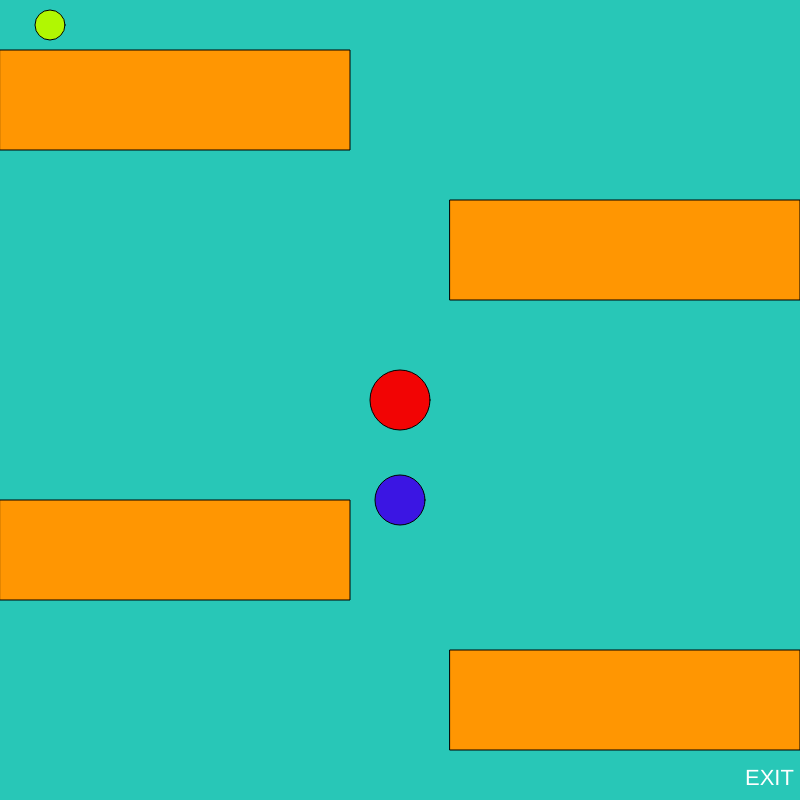
Frame 1 (no input)
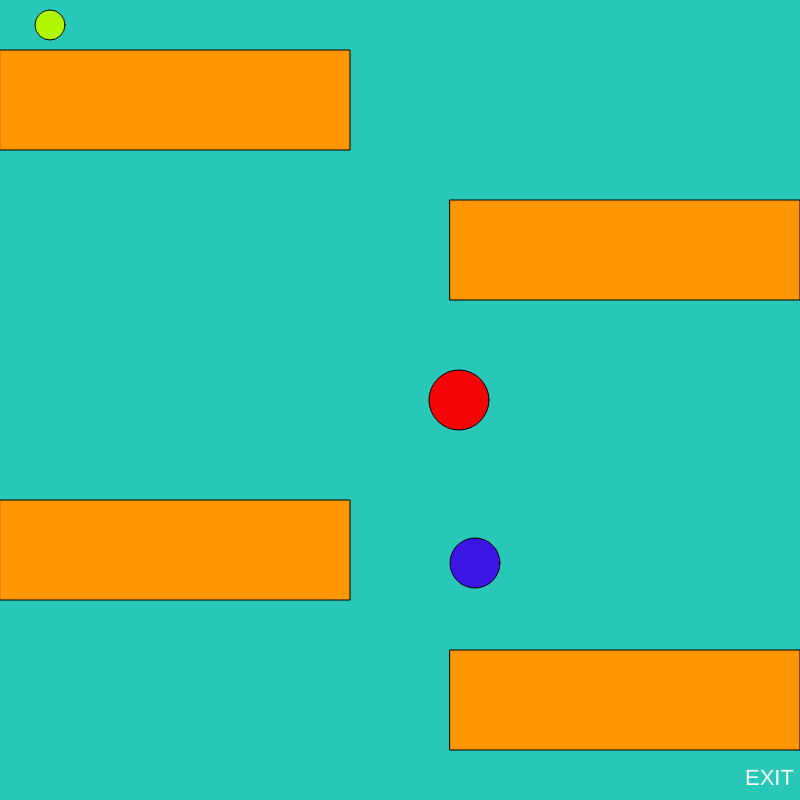
Frame 60 (no input)
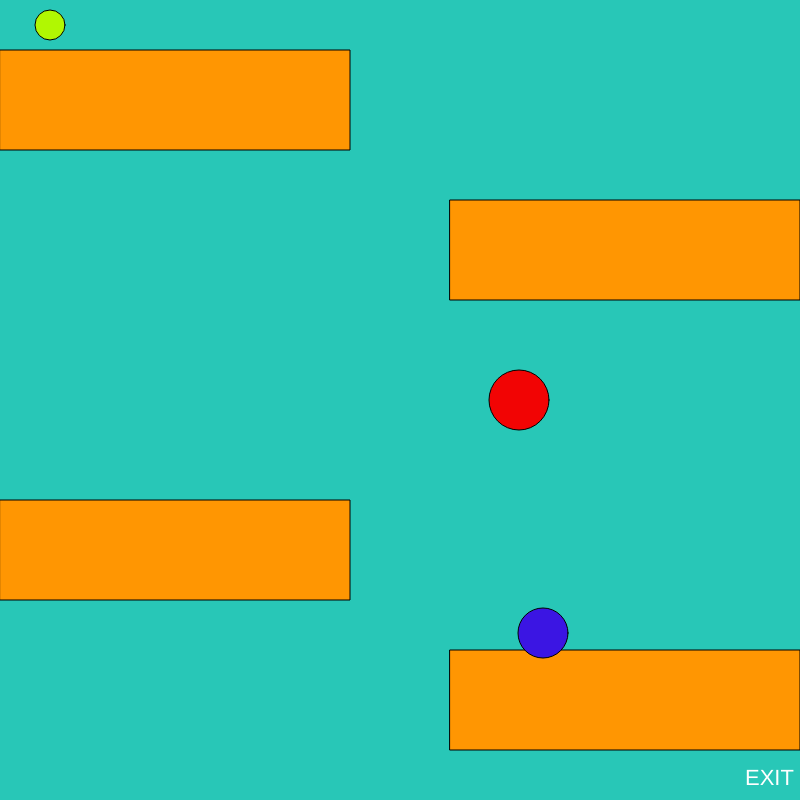
Frame 120 (the mouse pressed at the canvas centre since frame 60)

The p5.js sketch that drew these frames (run headless with seeded random() and noise() and a simulated clock; from frame 60 on, the mouse is pressed at the canvas centre):

// p5.js sketch
// ── sketch.js
//character
var characterX = 50;
var characterY = 25;

//define Arrow key codes
var leftArrow = 37;
var upArrow = 38;
var rightArrow = 39;
var downArrow = 40; 

//obstacle - blue circle
var circleX = 400;
var circleY = 500;
var circleXSpeed;
var circleYSpeed;

//obstacle - red circle
var redCircleX;
var redCircleY = 400;
var redCircleSpeed;

//circle - mouse clicked
var mouseCircleX;
var mouseCircleY;

function setup ()
{
    createCanvas (800, 800);
    //set random speed for circle obstacle
    circleXSpeed = Math.floor(Math.random() * (Math.floor(Math.random() *3)) +1);
    circleYSpeed = Math.floor(Math.random() * (Math.floor(Math.random() *3)) +1);
    redCircleSpeed = Math.floor(Math.random() * (Math.floor(Math.random() *4)) +1);
  //red circle starting point
    redCircleX = 400;
    redCircleY = 400;
}

function draw()
{   
    background (40, 199, 183); //teal
//obstacles (rectangles)
    fill (255, 150, 2); //orange
  //top right block
    rect(450, 200, 350, 100);
  //top left block
    rect(0, 50, 350, 100);
  //bottom right block
    rect(450, 650, 350, 100);
  //bottom left block
    rect(0, 500, 350, 100);
 
//exit
    fill(255); //white
    textSize(22);
    text("EXIT", 745, 785);
 
//character(50,25);
    drawCharacter();
    //characterMovement();

//keys - Arrows
    if(keyIsDown(upArrow))
    {
        characterY -= 15;   
    }
    if(keyIsDown(downArrow))
    {
        characterY += 15;   
    }
    if(keyIsDown(leftArrow))
    {
        characterX -= 15;   
    }
    if(keyIsDown(rightArrow))
    {
        characterX += 15;   
    }
  
//white circle when mouseclicked
  fill(255, 255, 255); //white 
  circle (mouseCircleX, mouseCircleY, 50);
  
  
//blue circle enemy
    fill(59, 21, 227); //blue
    circle(circleX, circleY, 50);
  
//blue circle enemy speed
    circleXSpeed = Math.floor(Math.random() * (Math.floor(Math.random() *3)) +1);
    circleYSpeed = Math.floor(Math.random() * (Math.floor(Math.random() *3)) +1);

//move blue circle enemy
    circleX += circleXSpeed;
    circleY += circleYSpeed;
  
//blue goes out of bounds?
  
    if(circleX > 800)
    {
        circleX = 0;
    }
    else if(circleX < 0)
    {
        circleX = 800;
    }
    if(circleY > 800)
    {
        circleY = 0;
    }
    else if(circleY < 0)
    {
        circleY = 800;
    }
  
//character out the Exit
    if (characterX > 800 && characterY > 800-50)
    {
      fill (0);
      stroke (15);
      textSize (30);
      text("Winner, Winner!",400, 400);
    }

//red circle
    fill (242, 4, 4);
    circle(redCircleX, redCircleY, 60);
  
//red circle movement along x axis
    redCircleX += redCircleSpeed;
  
//if red circle hits edge
    if (redCircleX > 800 || redCircleY < 0)
      {
        redCircleX = 400;
      }
    
}

//draw green character
function drawCharacter()
  {
    fill(177, 247, 2); //green
    circle(characterX,characterY,30);
  }

function mouseClicked()
{
  mouseCircleX = mouseX;
  mouseCircleY = mouseY;
}
